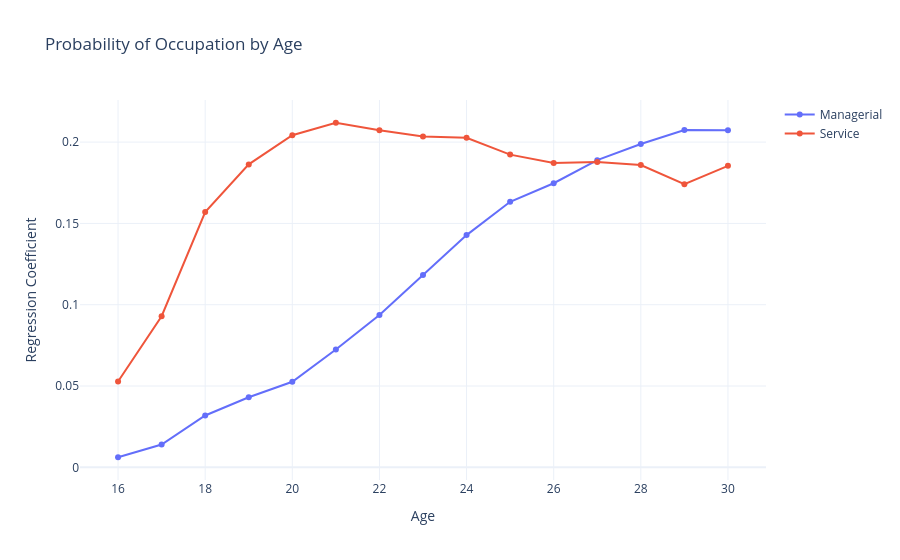

Source (notebook cell):
### Code cell
# Example data based on your regression output
data = {
    'Age': list(range(16, 31)),
    'Managerial': [0.0062, 0.0140, 0.0319, 0.0431, 0.0526, 0.0725, 0.0937, 0.1183, 0.1428, 0.1633, 0.1747, 0.1889, 0.1988, 0.2074, 0.2073],
    'Service': [0.0528, 0.0929, 0.1570, 0.1863, 0.2042, 0.2119, 0.2073, 0.2034, 0.2027, 0.1923, 0.1872, 0.1878, 0.1859, 0.1741, 0.1854]
}
df = pd.DataFrame(data)

fig = go.Figure()

for col in ['Managerial', 'Service']:
    fig.add_trace(go.Scatter(x=df['Age'], y=df[col], name=col, mode='lines+markers'))

fig.update_layout(
    title="Probability of Occupation by Age",
    xaxis_title="Age",
    yaxis_title="Regression Coefficient",
    hovermode="x unified",
    template="plotly_white"
)

fig.show()

### Figure 1 — Plotly figure (JSON) as saved in the notebook; plotly's stock layout.template omitted (floating-point values rounded to 4 significant figures)
{"data": [{"mode": "lines+markers", "name": "Managerial", "type": "scatter", "x": [16, 17, 18, 19, 20, 21, 22, 23, 24, 25, 26, 27, 28, 29, 30], "y": [0.0062, 0.014, 0.0319, 0.0431, 0.0526, 0.0725, 0.0937, 0.1183, 0.1428, 0.1633, 0.1747, 0.1889, 0.1988, 0.2074, 0.2073]}, {"mode": "lines+markers", "name": "Service", "type": "scatter", "x": [16, 17, 18, 19, 20, 21, 22, 23, 24, 25, 26, 27, 28, 29, 30], "y": [0.0528, 0.0929, 0.157, 0.1863, 0.2042, 0.2119, 0.2073, 0.2034, 0.2027, 0.1923, 0.1872, 0.1878, 0.1859, 0.1741, 0.1854]}], "layout": {"hovermode": "x unified", "title": {"text": "Probability of Occupation by Age"}, "xaxis": {"title": {"text": "Age"}}, "yaxis": {"title": {"text": "Regression Coefficient"}}}}
